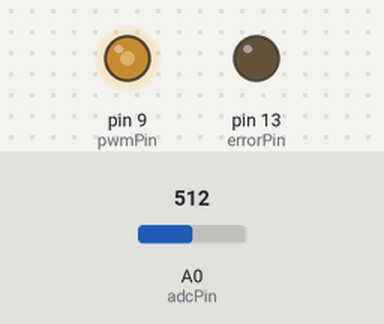
Recording of a program running on a simulated Arduino Uno, built with avr-gcc and run on an emulated ATmega328P. On the bench: output pins drawn as LEDs (lit = HIGH). The inputs (shaded band) are chosen by the test bench; at power-on: A0 (adcPin) = 512.

Above: at 1.2 s.
1.3 s: A0 (adcPin) set to 716
At 2.2 s:
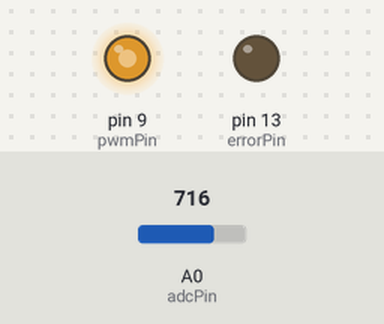
2.8 s: A0 (adcPin) set to 900
At 3.3 s:
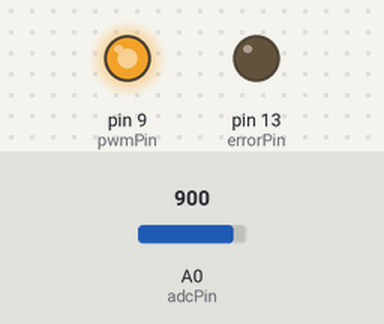
4.3 s: A0 (adcPin) set to 122
At 5.5 s:
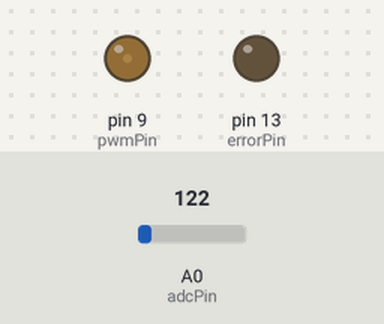
5.8 s: A0 (adcPin) set to 0
At 6.8 s:
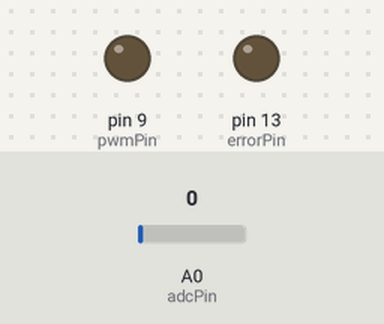
Timing chart, 0 to 8.3 s (numbered marks = the images above; inputs shaded):
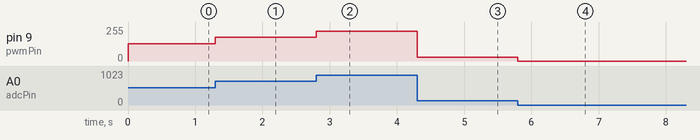

Measured:
- after the input at 1.3 s, pin 9 (pwmPin): 128/255 → 178/255 at once
- after the input at 2.8 s, pin 9 (pwmPin): 178/255 → 225/255 at once
- after the input at 4.3 s, pin 9 (pwmPin): 225/255 → 30/255 at once
- after the input at 5.8 s, pin 9 (pwmPin): 30/255 → 0/255 at once

The program:

main.cpp
```cpp
#include <Arduino.h>
#include <PWM.h>

static const uint8_t pwmPin = 9;         // Pin that goes to fan PWM input (Arduino Uno have a built LED on pin 13)
static const uint32_t frequency = 22000; // PWM frequency in Hz
static const uint8_t errorPin = 13;      // Pin to blink if pin PWM frequency is not set successfully
static const uint8_t adcPin = A0;        // Pin to read potentiometer from

void setup()
{
  // Setting up error pin
  pinMode(errorPin, OUTPUT);
  digitalWrite(errorPin, LOW);

  // Setup PWM pin
  InitTimersSafe();
  bool success = SetPinFrequencySafe(pwmPin, frequency);

  // Blink errorPin if pwmPin was not setup successfully
  if (!success)
  {
    while (true)
    {
      digitalWrite(errorPin, HIGH);
      delay(500);
      digitalWrite(errorPin, LOW);
      delay(500);
    }
  }

  pinMode(adcPin, INPUT);
}

void loop()
{
  //Read the potentiometer value wit the ADC
  //then convert the 10-bit ADC value to 8-bit
  uint8_t adcRead = analogRead(adcPin) >> 2;
  pwmWrite(pwmPin, adcRead);
}
```
